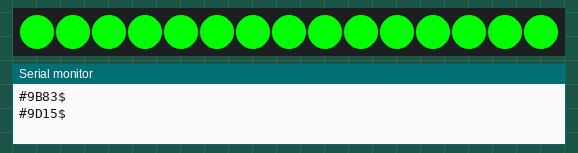
This sketch was run on a simulated Arduino Uno, built with avr-gcc and run on an emulated ATmega328P. Shown: 15 RGB LEDs in strip order, left to right, the last lines printed to the serial monitor. Dim RGB values are drawn brighter than linear; random numbers use the default seed unless the sketch sets one.

Above: at 0.5 s.
At 4.53 s:
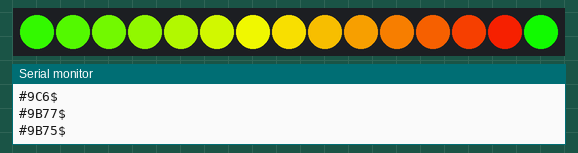
At 9.02 s:
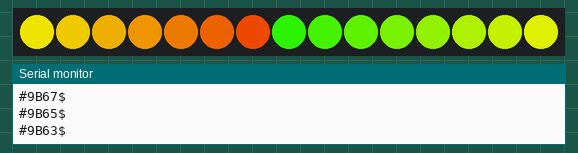
At 14.41 s:
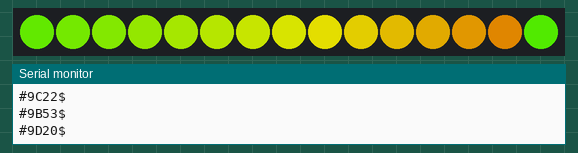
At 20.4 s:
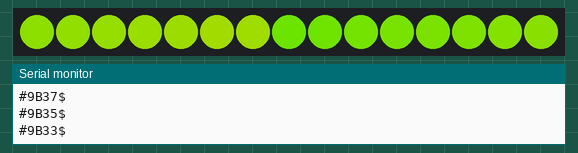
At 38.42 s:
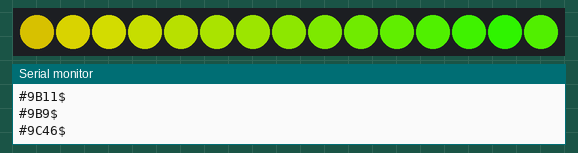

The sketch:

RomanSkirt1.ino
```cpp
//#include <TimerOne.h>
//#include "Button.h"
#include "SPI.h"
#include "Adafruit_WS2801.h"

//
//  Linear Lights Master Xbee
//
//  Standard program for a linear light strip
//
//  Set the number of lights with numLights below
//  Modern 8-bit color lights
//
//  Acts a Master Controller: transmits its current state
//
//  Morphing is HSV-corrected (thanks, Greg)
//
/*****************************************************************************/
//
// Set Up Pins
//
// 2 pins for clock and data of lights.
//
#define dataPin 8       // 'yellow' wire
#define clockPin 9      // 'green' wire

//#define numLights 18     // Centurion helmet
#define numLights 15     // Centurion skirt


// framebuffers
uint32_t current_frame[numLights];
uint32_t next_frame[numLights];

// state data
byte oldforeColor = 0;
byte oldbackColor = 0;
int oldshow = 0;
int oldwait = 0;

// For random-fill show (nasty global)
byte shuffle[numLights];  // Will contain a shuffle of lights

// Set the first variable to the NUMBER of pixels.
Adafruit_WS2801 strip = Adafruit_WS2801(numLights, dataPin, clockPin);

// Light colors

byte foreColor =  0;    // Starting foreground color
byte backColor = 83;   // Starting background color
#define MaxColor 255    // Colors go from 0 to 255

// Shows

int show = 0;       // Starting show
#define MAX_SHOW 8  // Total number of shows

int morph = 0;      // Keeps track of morphing steps (morph clock - minute hand)
int cycle = 0;      // Keeps track of animation (cycle clock - hour hand)
boolean update = true; // flag that tells whether lights need to be recalculated
int wait = 6;
#define MAX_WAIT 12 // Number of stored delay times

// Timing variables for xBee communication - Not needed for Master

//unsigned long OldTime;
//unsigned long NewTime;
//boolean ALONE = true; // Flag for if controller has sent a message

//#define MAX_AWAY 20     // Slave goes into Alone mode if no signal in this #sec
//#define SYNC_FREQ 500   // How often in msec that the master sends out data
//#define NO_DATA 9999

// xBee language
#define COMMAND_PROMPT     '#'
#define COMMAND_WHITE      'W'
#define COMMAND_COLOR      'C'
#define COMMAND_BACKCOLOR  'B'
#define COMMAND_DELAY      'D'
#define COMMAND_SHOW       'S'
#define COMMAND_COLORSENSE 'X'
#define COMMAND_END        '$'

//#define COST_NUM  '3'    // Which number costume this is. Quite important!

//
// Setup
//

void setup() {

  // xBee communication - Not needed for Master

  //OldTime = 0;
  //NewTime = 0;

  Serial.begin(9600);
  //Serial.println("Start");

  // Start up the LED counter
  strip.begin();

  // Initialize the strip, to start they are all 'off'

  for (int i=0; i<numLights; i++) {
    current_frame[i] = Color(0,0,0);        // Black
    next_frame[i] = Color(0,0,0);           // Black
    strip.setPixelColor(i, Color(0,0,0));
  }
  strip.show();
}

void loop() {

  // The only delay!

  talkdelay(20);  // Important delay, also involves speaking!

  // Check if the lights need updating

  if (update) {

    update = false;

    switch(show) {

      case 0:
        allOn();
        break;
      case 1:
        morphChain();
        break;
      case 2:
        randomfill();
        break;
      case 3:
        randomcolors();
        break;
      case 4:
        twocolor();
        break;
      case 5:
        lightwave();
        break;
      case 6:
        lightrunup();
        break;
      case 7:
        sawtooth();
        break;
    }
  }

  // Morph the display

  morph_frame();

  // Advance the clock

  if (morph++ >= GetDelayTime(wait)) {  // Finished morphing

    update = true;  // Force an update

    morph = 0;  // Reset morphClock

    // Advance the cycle clock

    if(cycle++ > 1000) cycle = 0;

    // Update the frame display

    for (int i = 0; i < numLights; i++) {
      current_frame[i] = next_frame[i];
    }
  }

  // Randomly change foreColor, backColor, show, and timing

  if (!random(25)) {
    foreColor = (foreColor + 1) % MaxColor;
    update = true;
  }

  if (!random(25)) {
    backColor -= 2;
    if (backColor < 0) backColor += MaxColor;
    update = true;
  }

  if (!random(10000)) {
    show = (show + 1) % MAX_SHOW;
    morph = 0;
    cycle = 0;
    clearWithFade();
  }

  if (!random(1000)) {
    wait++;
    if (wait == MAX_WAIT) {
      wait = 0;
      morph = 0;
    }
  }
}

// clear
//
// set all cells to black but don't call show yet
// ignores buffering
//
void clear() {
  for (int i=0; i<numLights; i++) {
    strip.setPixelColor(i, Color(0,0,0));
    setPixelColor(i, Color(0,0,0));
  }
}

// clear with fade
//
// Fades lights to black
//
void clearWithFade() {
  for (int i=0; i<numLights; i++) {
    setPixelColor(i, Color(0,0,0));
  }
}

// Turn all one color
//
// Turn all pixels foreceably one color, then delays
//
void TurnAllOneColor(uint32_t color, int rest) {
  for (int i=0; i<numLights; i++) {
    strip.setPixelColor(i, color);
  }
  strip.show();
  delay(rest);
}

// Turn all white
//
// Turns all pixels forceably white, then delays
//
void TurnAllWhite(int rest) {
  TurnAllOneColor(Color(255,255,255), rest);
}

//
// All On
//
// Simply turns all the pixels on to one color
//
void allOn() {
   for (int i=0; i < strip.numPixels(); i++) {
     setPixelColor(i, Wheel(foreColor));
   }
}

// random fill
//
// randomfill: randomly fills in pixels from blank to all on
// then takes them away random until blank
//

void randomfill() {
  int i, j, save, pos;

  pos = cycle % (numLights*2);  // Where we are in the show

  if (pos == 0) {  // Start of show

    // Shuffle sort to determine order to turn on lights
    for (i=0; i < numLights; i++) shuffle[i] = i; // before shuffle
    for (i=0; i < numLights; i++) {  // here's position
      j = random(numLights);         // there's position
      save = shuffle[i];
      shuffle[i] = shuffle[j];       // first swap
      shuffle[j] = save;             // second swap
    }
  }

  for (i=0; i < numLights; i++) {
    if (i < pos) {
      setPixelColor(shuffle[i], Wheel(foreColor));  // Turning on lights one at a time
    } else {
      setPixelColor(shuffle[numLights-(i % numLights)-1], Color(0,0,0));  // Turning off lights one at a time
    }
  }
}

// random colors
//
// randomcolors: turns each pixel on to a random color
//
void randomcolors() {
  int i;

  if (cycle == 0) {  // Start of show: assign lights to random colors
    for (i=0; i < numLights; i++) shuffle[i] = random(MaxColor);
  }

  // Otherwise, fill lights with their color
  for (i=0; i < numLights; i++) {
    setPixelColor(i, Wheel(shuffle[i]));
  }
}

// two color
//
// alternates the color of pixels between two colors
//
void twocolor() {
  for (int i=0; i < numLights; i++) {
    if (i%2) setPixelColor(i, Wheel(foreColor));
    else setPixelColor(i, Wheel(backColor));
  }
}

//
// Morph Chain
//
// Morphs color 1 from position x to
// color 2 at position x+n

void morphChain() {
  float attenuation;

  for (int i=0; i < numLights; i++) {
    attenuation = ((i+(cycle%numLights)) % numLights)/(float)(numLights-1);
    setPixelColor(i, HSVinter24(Wheel(foreColor),Wheel(backColor), attenuation));
  }
}

//
// Saw tooth
//
// Fills in pixels with a sawtooth of intensity
//
// Peak of the sawtooth moves with the cycle

void sawtooth() {
  float attenuation;

  for (int i=0; i < numLights; i++) {
    attenuation = 2*(((i+(cycle%numLights)) % numLights)/(float)(numLights-1));
    if (attenuation > 1) attenuation = 2 - attenuation;  // the '2 -' creates the sawtooth
    attenuation = attenuation * attenuation;  // magnify effect - color brightness is not linear
    setPixelColor(i, HSVinter24(Color(0,0,0), Wheel(foreColor), attenuation));
  }
}

//
// rainbowshow: fills the spines with a gradient rainbow
// over time, the starting color changes
//

void rainbowshow(int cycles) {
  int diff = abs(foreColor - backColor);

  for (int i=0; i < numLights; i++) {
    setPixelColor( (i+(cycle%numLights)) % numLights, Wheel(((i*diff / numLights)+foreColor) % diff) );
  }
}

//
// lightwave
//
// Just one pixel traveling along the chain

void lightwave() {

  for (int i=0; i < numLights; i++) {
     if (i == numLights-(cycle % numLights)-1) setPixelColor(i, Wheel(foreColor));
     else setPixelColor(i, Color(0,0,0));
  }
}

//
// lightrunup
//
// lights fill up one at time
//
void lightrunup() {
  int pos = cycle % (numLights*2);  // Where we are in the show
  if (pos >= numLights) pos = (numLights*2) - pos - 1;

  for (int i=0; i < numLights; i++) {
    if (i <= pos) {
      setPixelColor(i, Wheel(foreColor));  // Turning on lights one at a time
    } else {
      setPixelColor(i, Color(0,0,0));   // black
    }
  }
}

//
// Frame displays. Basically gradually changes image from previous frame to next frame.
// More pleasing to the eye.
//
// Code initially from Greg and Robie
//

void morph_frame() {
   for (int i = 0; i < numLights; i++) {
     strip.setPixelColor(i, HSVinter24(current_frame[i], next_frame[i], (float)morph/GetDelayTime(wait)));
   }
   strip.show();  // Update the display
}

void setPixelColor(int pos, uint32_t color) {
  next_frame[pos] = color;
}

//
// Get Delay Time
//
// Returns a delay time from an array
//

int GetDelayTime(int wait) {
  int DelayValues[MAX_WAIT] = { 2, 3, 4, 6, 8, 10, 15, 20, 30, 50, 75, 100 };
  return (DelayValues[wait % MAX_WAIT]);
}

//
// talk delay
//
// Speak once and then run a normal timed delay
//

void talkdelay(int delaytime) {
  SpeakBox();
  delay(delaytime); // The remainder
}

//
// Speak Box
//
// Check current state values against old state values
// If a value has changed, send out a message to update by Xbee all controllers
//

void SpeakBox() {

  // foreColor
  if (oldforeColor != foreColor) {
    oldforeColor = foreColor;
    SendMessage(COMMAND_COLOR, foreColor);
  }

  // backColor
  if (oldbackColor != backColor) {
    oldbackColor = backColor;
    SendMessage(COMMAND_BACKCOLOR, backColor);
  }

  // show
  if (oldshow != show) {
    oldshow = show;
    SendMessage(COMMAND_SHOW, show);
  }

  // wait
  if (oldwait != wait) {
    oldwait = wait;
    SendMessage(COMMAND_DELAY, GetDelayTime(wait));
  }
}

//
// Send Message
//
// Sends out the command prompt '#'
// Sends out the commander number: only 9=All costumes
// Sends out the command (one letter)
// Sends out the value
// Sends out the end prompt '$'

void SendMessage(char command, int value) {
  Serial.print(COMMAND_PROMPT);  // '#'
  Serial.print('9');         // 0=No control, 1-2-3-etc=specific costume, 9=All costumes
  Serial.print(command);
  Serial.print(value);
  Serial.println(COMMAND_END);
  delay(20);  // In case several messages are sent - may not be necessary
}

/* Helper functions */

// Color
//
// Create a 24-bit color value from R,G,B
//
uint32_t Color(byte r, byte g, byte b)
{
  uint32_t c = 0;
  c = r;
  c <<= 8;
  c |= g;
  c <<= 8;
  c |= b;
  return c;
}

// Extracts the red part of a 24-bit color
byte GetRed(uint32_t c)
{
  return ((c >> 16) & 0xff);
}

// Extracts the green part of a 24-bit color
byte GetGreen(uint32_t c)
{
  return ((c >> 8) & 0xff);
}

// Extracts the green part of a 24-bit color
byte GetBlue(uint32_t c)
{
  return (c & 0xff);
}

// If r=g=b=0, return true
boolean IsBlack(byte r, byte g, byte b)
{
  if(r=g=b=0) return (true);
  else return (false);
}


//Input a value 0 to 255 to get a color value.
//The colours are a transition r - g -b - back to r
uint32_t Wheel(byte WheelPos)
{
  int r,g,b;
  if (WheelPos < 85) {
    r = WheelPos * 3;
    g = 255 - WheelPos *3;
    b = 0;
  } else if (WheelPos < 170) {
    WheelPos -= 85;
    r = 255 - WheelPos *3;
    g = 0;
    b = WheelPos * 3;
  } else {
    WheelPos -= 170;
    r = 0;
    g = WheelPos * 3;
    b = 255 - WheelPos *3;
  }
  return Color(r,g,b);
}


// r,g,b values are from 0 to 255
// h = [0,360], s = [0,1], v = [0,1]
// if s == 0, then h = -1 (undefined)
//
// code from http://www.cs.rit.edu/~ncs/color/t_convert.html

void RGBtoHSV( byte red, byte green, byte blue, float *h, float *s, float *v )
{
  float r = red/float(255);
  float g = green/float(255);
  float b = blue/float(255);

  float MIN = min(r, min(g,b));  // min(r,g,b)
  float MAX = max(r, max(g,b));  // max(r,g,b)

  *v = MAX;		        // v

  float delta = MAX - MIN;

  if (MAX != 0 ) *s = delta / MAX;	// s
  else { // r = g = b = 0		// s = 0, v is undefined
    *s = 0;
    *h = -1;
    return;
  }
  if( r == MAX ) *h = 60.0 * ( g - b ) / delta; // between yellow & magenta
  else {
    if( g == MAX ) {
      *h = 120.0 + 60.0 * ( b - r ) / delta; // between cyan & yellow
    } else {
      *h = 240.0 + 60.0 * ( r - g ) / delta;	// between magenta & cyan
    }
  }
  if( *h < 0 ) *h += 360;
}

// r,g,b values are from 0 to 255
// h = [0,360], s = [0,1], v = [0,1]
// if s == 0, then h = -1 (undefined)
//
// code from http://www.cs.rit.edu/~ncs/color/t_convert.html

void HSVtoRGB( byte *r, byte *g, byte *b, float h, float s, float v )
{
  int i;
  float f, p, q, t;

  if( s == 0 ) {
    // achromatic (grey)
    *r = *g = *b = (v*255);
    return;
  }

  h /= 60;			// sector 0 to 5
  i = floor( h );
  f = h - i;			// factorial part of h
  p = v * ( 1 - s );
  q = v * ( 1 - s * f );
  t = v * ( 1 - s * ( 1 - f ) );

  switch( i ) {
    case 0:
      *r = v * 255;
      *g = t * 255;
      *b = p * 255;
      break;
    case 1:
      *r = q * 255;
      *g = v * 255;
      *b = p * 255;
      break;
    case 2:
      *r = p * 255;
      *g = v * 255;
      *b = t * 255;
      break;
    case 3:
      *r = p * 255;
      *g = q * 255;
      *b = v * 255;
      break;
    case 4:
      *r = t * 255;
      *g = p * 255;
      *b = v * 255;
      break;
    default:		// case 5:
      *r = v * 255;
      *g = p * 255;
      *b = q * 255;
      break;
    }
}

//
//  HSV Interpolate Wheel
//
//  Wrapper for HSV Interpolate RGB below
//  start and end colors are 0-255 wheel colors

uint32_t HSVinterWheel(byte c1, byte c2, float fract)
{
  return(HSVinter24(Wheel(c1),Wheel(c2),fract));
}

//
//  HSV Interpolate 24-bit
//
//  Wrapper for HSV Interpolate RGB below
//  start and end colors are 24-bit colors

uint32_t HSVinter24(uint32_t c1, uint32_t c2, float fract)
{
  return(HSVinterRGB(GetRed(c1),GetGreen(c1),GetBlue(c1), GetRed(c2),GetGreen(c2),GetBlue(c2), fract));
}

//  HSV Interpolate RGB
//
//  Given a start rgb, an end rgb, and a fractional distance (0-1)
//  This function converts start and end colors to hsv
//  and interpolates between the two points
//  The function returns the properly interpolated rgb
//  as a 24-bit rgb color
//  Whew.

uint32_t HSVinterRGB(byte r1, byte g1, byte b1, byte r2, byte g2, byte b2, float fract)
{
  //Serial.print("r1 = ");
  //Serial.print(r1);
  //Serial.print(", g1 = ");
  //Serial.print(g1);
  //Serial.print(", b1 = ");
  //Serial.print(b1);
  //Serial.print("r2 = ");
  //Serial.print(r2);
  //Serial.print(", g2 = ");
  //Serial.print(g2);
  //Serial.print(", b2 = ");
  //Serial.println(b2);

  if (fract < 0 || fract > 1) {
     Serial.print("fract = ");
     Serial.println(fract);
     return(Color(255,0,0));  // Fract is out of 0-1 bounds. Color defaults to red
  }
  // Check to see if either 1 or 2 are black. If black, just attenuate the other color.

  if (r1+g1+b1 == 0) return(Color(r2*fract, g2*fract, b2*fract));
  if (r2+g2+b2 == 0) return(Color(r1*(1-fract), g1*(1-fract), b1*(1-fract)));

  // Set up HSV1 and HSV2 variables and pointers

  float h1,s1,v1,h2,s2,v2,hi,si,vi;
  float* p_h1;
  float* p_s1;
  float* p_v1;
  p_h1 = &h1;
  p_s1 = &s1;
  p_v1 = &v1;
  float* p_h2;
  float* p_s2;
  float* p_v2;
  p_h2 = &h2;
  p_s2 = &s2;
  p_v2 = &v2;

  // Calculate HSV1 and HSV2

  RGBtoHSV(r1,g1,b1,p_h1,p_s1,p_v1);
  RGBtoHSV(r2,g2,b2,p_h2,p_s2,p_v2);

  // Calculate the interpolated HSVi

  hi = interpolateWrap(h1,h2,fract);
  si = interpolate(s1,s2,fract);
  vi = interpolate(v1,v2,fract);

  // Convert back to rgb via pointers

  byte r,g,b;
  byte* p_r;
  byte* p_g;
  byte* p_b;
  p_r = &r;
  p_g = &g;
  p_b = &b;

  HSVtoRGB(p_r,p_g,p_b,hi,si,vi);

  // Print test bed
  /*
  Serial.print("r1 = ");
  Serial.print(r1);
  Serial.print(", g1 = ");
  Serial.print(g1);
  Serial.print(", b1 = ");
  Serial.print(b1);
  Serial.print(", r = ");
  Serial.print(r);
  Serial.print(", g = ");
  Serial.print(g);
  Serial.print(", b = ");
  Serial.println(b);
  */
  // Return the proper 24-bit color

  return(Color(r,g,b));
}

//
//  RGB Interpolate Wheel
//
//  Wrapper for RGB Interpolate RGB below
//  start and end colors are 0-255 wheel colors

uint32_t RGBinterWheel(byte c1, byte c2, float fract)
{
  return(RGBinter24(Wheel(c1),Wheel(c2),fract));
}

//
//  RGB Interpolate 24-bit
//
//  Wrapper for HSV Interpolate RGB below
//  start and end colors are 24-bit colors

uint32_t RGBinter24(uint32_t c1, uint32_t c2, float fract)
{
  return(RGBinterRGB(GetRed(c1),GetGreen(c1),GetBlue(c1), GetRed(c2),GetGreen(c2),GetBlue(c2), fract));
}

//  RGB Interpolate RGB
//
//  Given a start rgb, an end rgb, and a fractional distance (0-1)
//  This function interpolates between the two points
//  and returns the properly interpolated rgb
//  as a 24-bit rgb color

uint32_t RGBinterRGB(byte r1, byte g1, byte b1, byte r2, byte g2, byte b2, float fract)
{
  if (fract < 0) return(Color(r1,g1,b1));
  if (fract > 1) return(Color(r2,g2,b2));
  return(Color(interpolate(r1,r2,fract), interpolate(g1,g2,fract), interpolate(b1,b2,fract) ));
}
//
// Interpolate
//
// Returns the fractional point from a to b

float interpolate(float a, float b, float fract)
{
  return(a + (fract*(b-a)));
}

//
// Interpolate Wrap
//
// Returns the fractional point from a to b
// checking both ways around a circle

float interpolateWrap(float a, float b, float fract)
{
  if(should_wrap(a,b)) {
    if(a<b) a += 360;
    else b += 360;
  }
  float result = interpolate(a,b,fract);
  if (result>360) result -= 360;
  return(result);
}

//
// should_wrap
//
// determines whether the negative way
// around the circle is shorter

boolean should_wrap(float a, float b) {
  if (a>b) {
    float temp = a;  // basic a <-> b swap
    a = b;
    b = temp;
  }
  return(abs(b-a) > abs((a+360) - b));
}
```
